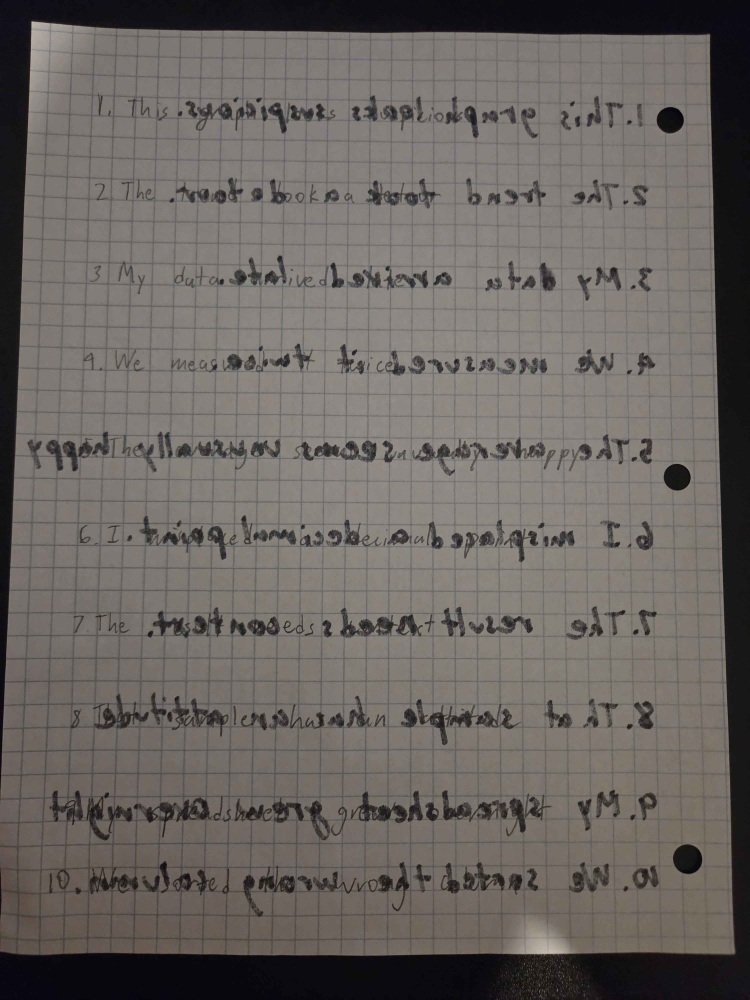
#> input picture bleed/samples/pencil-sheet08/front.jpg, 3000 x 4000 px (shown at 1/4 size)
$ python synthetic_inks.py   (older library calls are emulated)
#> lines starting #> are read from the running program, lines starting #| are printed output that depends on the picture
### bleed/remove_bleed.py
"""Paired bleed removal following Rowley-Brooke et al. (CVPR 2013).

One pipeline: register -> detrend -> joint histogram MRF -> components -> restore.
See bleed/README.md for an overview and limits.
"""
import argparse
import hashlib
import json
import time
from pathlib import Path

import cv2
import numpy as np
from PIL import Image, ImageOps
from scipy import ndimage, sparse

BG, FRONT, BACK, BOTH = range(4)


def read_image(path, max_side):
#> called with max_side = 6000
    image = np.array(ImageOps.exif_transpose(Image.open(path)).convert('RGB'))
#> image is the input picture: shape (4000, 3000, 3); mean R, G, B 106.6, 101.5, 97.6
    scale = min(1, max_side / max(image.shape[:2]))
    return cv2.resize(image, None, fx=scale, fy=scale, interpolation=cv2.INTER_AREA)


def _register(front, back, already_mirrored=False):
    """Map reverse to front coordinates; reject weak or collapsed registrations."""
    if not already_mirrored:
        back = back[:, ::-1].copy()
    sift = cv2.SIFT_create(nfeatures=12000)
    kf, df = sift.detectAndCompute(cv2.cvtColor(front, cv2.COLOR_RGB2GRAY), None)
    kb, db = sift.detectAndCompute(cv2.cvtColor(back, cv2.COLOR_RGB2GRAY), None)
    if df is None or db is None:
        raise ValueError('Insufficient features for registration.')
    good = [m for pair in cv2.BFMatcher().knnMatch(db, df, k=2)
            if len(pair) == 2 for m, n in [pair] if m.distance < .7 * n.distance]
    if len(good) < 12:
        raise ValueError('Too few distinctive front/back matches.')
    src = np.float32([kb[m.queryIdx].pt for m in good])
    dst = np.float32([kf[m.trainIdx].pt for m in good])
    H, inliers = cv2.findHomography(src, dst, cv2.RANSAC, 3)
    if H is None or inliers.sum() < 20 or inliers.mean() < .25:
        raise ValueError('Unreliable registration; do not use reverse-side guidance.')
    selected = inliers.ravel().astype(bool)
    error = np.linalg.norm(cv2.perspectiveTransform(src[:, None], H)[:, 0] - dst, axis=1)
    h, w = front.shape[:2]
    span = np.ptp(dst[selected], axis=0) / [w, h]
    if min(span) < .4 or np.median(error[selected]) > 2:
        raise ValueError('Registration lacks page coverage or accuracy.')
    aligned = cv2.warpPerspective(back, H, (w, h), borderValue=(255, 255, 255))
    valid = cv2.warpPerspective(np.ones(back.shape[:2], np.uint8), H, (w, h), flags=cv2.INTER_NEAREST) > 0
    return aligned, valid, dict(homography=H.tolist(), matches=len(good), inliers=int(selected.sum()),
                               median_error_pixels=float(np.median(error[selected])), coverage=span.tolist())


def register(front, back, already_mirrored=False):
    """Try native matching, then wider-context features at 1600 pixels."""
    try:
        return _register(front, back, already_mirrored)
    except ValueError:
        if max(front.shape[:2]) <= 1600:
            raise
    # [5 lines left out: function reduced, not called in this run]
    # Mirror before resizing so pixel-center rounding cannot change mirror geometry.
    source = back if already_mirrored else back[:, ::-1].copy()
    f, sf = reduced(front)
    b, sb = reduced(source)
    _, _, report = _register(f, b, True)
    H = np.linalg.inv(sf) @ np.array(report['homography']) @ sb
    h, w = front.shape[:2]
    aligned = cv2.warpPerspective(source, H, (w, h), borderValue=(255,255,255))
    valid = cv2.warpPerspective(np.ones(source.shape[:2], np.uint8), H, (w,h), flags=cv2.INTER_NEAREST) > 0
    report.update(homography=H.tolist(), feature_max_side=1600,
                  error_coordinate_system='reduced feature image',
                  median_error_full_resolution_pixels=report['median_error_pixels']/min(sf[0,0],sf[1,1]))
    return aligned, valid, report


# [20 lines left out: function detrend, not called in this run]


TABLE1 = np.array([[.66, .00065, .0069, .00013],      # Rowley-Brooke et al. 2013, Table 1:
                   [.0065, .13, .0001, .0022],         # likelihood of co-occurrence of labels
                   [.0069, .0001, .13, .0021],         # rows l_x, columns l_y, order
                   [.00013, .0022, .0021, .046]])      # bgbg, fgbl, blfg, fgfg


# [82 lines left out: function classify, not called in this run]


def mrf_energy(unary, edges, pair_cost, alpha, labels):
    return float(unary[np.arange(len(labels)), labels].sum() +
                 alpha*pair_cost[labels[edges.row], labels[edges.col]].sum())


# [290 lines left out: functions alpha_expansion, refine, background_plate, criminisi_inpaint, exemplar_plate, blend_restore and 4 more, not called in this run]


# [11 lines that do not run on import are left out]

### bleed/recover_overlap.py
"""Overlap-preserving bleed removal: Rowley-Brooke pipeline + bleed/pencil decomposition.

Adaptation of the proposal's classical branch (Sec. 4.3, Fig. 4). The paper's
stages are kept: mirror + align, classify interference from the joint front/back
intensities (Sec. 3.2.1), connected-component refinement (3.2.2), and restoration
from background paper (3.3). Two changes target pencil retention:

1. Dense registration refinement. A tile-wise normalized cross-correlation field
   on the ink maps corrects residual paper warp that the global homography leaves
   (several pixels, comparable to stroke width).
2. Overlap decomposition instead of whole-region replacement. Inside the
   interference region, front optical density is modelled as

       d_front(x) = a(x) * m_back(x) + p(x),   p >= 0,

   where m_back is the registered reverse-ink map, a(x) is a smooth bleed gain
   (ink penetration varies stroke by stroke), and p is front-side pencil. We solve

       min_{a, p>=0}  sum (d_front - a m_back - p)^2 + sum lam(x) p + smooth(a)

   by alternating minimization: a is a Gaussian-weighted least-squares fit given
   p, and p is the proximal step of the sparsity penalty given a (non-negative
   soft threshold for L1, hard threshold for L0; L0 keeps pencil density unbiased). lam(x) increases with the
   reverse-ink density and its edge strength, where model noise is larger.
   Restored overlap pixels are paper * exp(-p), so pencil seen through or around
   the bleed is kept at its observed density, not redrawn.

Pixels outside the interference region (front-only pencil, background) are
copied from the input unchanged. No learned model, transcription or line boxes
are used during restoration.
"""
import argparse
import json
import time
from pathlib import Path

import cv2
import numpy as np
from PIL import Image
from scipy import ndimage

from remove_bleed import (BACK, BOTH, classify, detrend, exemplar_plate, page_mask,
                          read_image, refine, register)

# Selected by bleed/tune_overlap.py (coordinate search on the tune half; see
# bleed/results/pencil-sheet08-overlap/tuning.json). Hand-set starting values are
# tune_overlap.INITIAL.
DEFAULTS = dict(
    back_floor=0.25,     # reverse density below this is paper/grid, not ink
    back_span=3.5,       # density range mapped to m_back; large span keeps Sharpie-core variation unclipped
    back_sigma=2.5,      # paper diffusion blur applied to the reverse map
    gain_sigma=1.5,      # spatial scale of the bleed gain a(x), pixels
    lam0=0.15,           # base sparsity weight on pencil density
    lam_ink=0.5,        # extra weight proportional to m_back
    lam_edge=0.0,        # extra weight at reverse-ink edges (registration slack)
    iterations=6,
    region_dilate=5,     # pixels around interference that are re-estimated
    hyst_low=0.0,        # weak-residual threshold for stroke continuity (0 = off)
    min_area=700,        # drop isolated confident components smaller than this
    texture_k=0,         # >0: non-local patch prediction of bleed texture (Deck 13 NLM), k neighbours
    texture_h=0.3,       # NLM bandwidth on back-density patch distance
    texture_gain=1.0,    # shrink toward the smooth model (<1)
    lam_var=0.0,         # adaptive threshold: + lam_var * local residual std (Deck 7 adaptive filter)
    var_sigma=12.0,      # window for the local residual std
    scales=(),           # extra diffusion blur scales for the bleed model (spatially varying PSF)
    ridge=0.01,          # ridge on the multi-scale gain fit
    penalty='l1',        # sparsity penalty on pencil: 'l1' (soft) or 'l0' (hard, unbiased)
    single_resample=False,# compose registration warps, resample once (bicubic); equal within noise
)

# Recognition rendering (render_clean). Set by inspection on this sheet, not by the search.
CLEAN = dict(
    gap_core=1.35,       # reverse density above this = opaque core; pencil there is unknown, not absent
    gap_radius=7,        # Navier-Stokes inpainting radius for the pencil layer in cores
    grid_length=61,      # straight-line opening length that only printed grid survives
    speck_density=0.12, speck_area=30,
    ink_gain=3.0,        # rendered ink = exp(-ink_gain * density) on white
    fill='paths',        # gap filling in opaque cores: 'paths' (evidence-guided), 'diffusion' (NS), 'none'
    path_evidence=0.10,  # min mean residual density along an accepted path (bleed noise median ~0)
    path_tortuosity=1.8, # max path length / chord
    path_max_gap=90,     # max chord length in pixels
    path_radius=0,       # tube half-width; 0 = from the stroke width at the ports
    path_mode='observed',# 'observed': admit only measured residue on the path; 'interp': also fill end densities
    path_floor=0.04,     # observed mode: min residue density admitted on the path
)


# [6 lines left out: function paper_level, not called in this run]


def density(image):
    gray = cv2.cvtColor(image, cv2.COLOR_RGB2GRAY)
    return np.log(paper_level(gray) / np.maximum(gray.astype(np.float32), 1)).astype(np.float32)


# [49 lines left out: functions refine_registration, warp, not called in this run]


def back_map(d_back, params):
    m = np.clip((d_back - params['back_floor']) / params['back_span'], 0, 1).astype(np.float32)
    return cv2.GaussianBlur(m, (0, 0), params['back_sigma']) if params['back_sigma'] > 0 else m


def regressors(m_back, scales):
    """Reverse ink seen through paper at several diffusion scales (spatially varying PSF)."""
    return [m_back] + [cv2.GaussianBlur(m_back, (0, 0), float(sc)) for sc in scales]


# [64 lines left out: functions fit_gains, decompose, not called in this run]


TEXTURE_EXCLUDE = None   # evaluation hook: pixels never used as texture training data


# [67 lines left out: functions predict_texture, stroke_continuity, not called in this run]


def run(front_path, back_path, output, max_side=6000, already_mirrored=False, params=None, save=True):
    params = {**DEFAULTS, **(params or {})}
    start = time.perf_counter(); cv2.setNumThreads(4)
    output = Path(output); output.mkdir(parents=True, exist_ok=True)
    front, back = read_image(front_path, max_side), read_image(back_path, max_side)
#> call 2 of read_image, with max_side = 6000
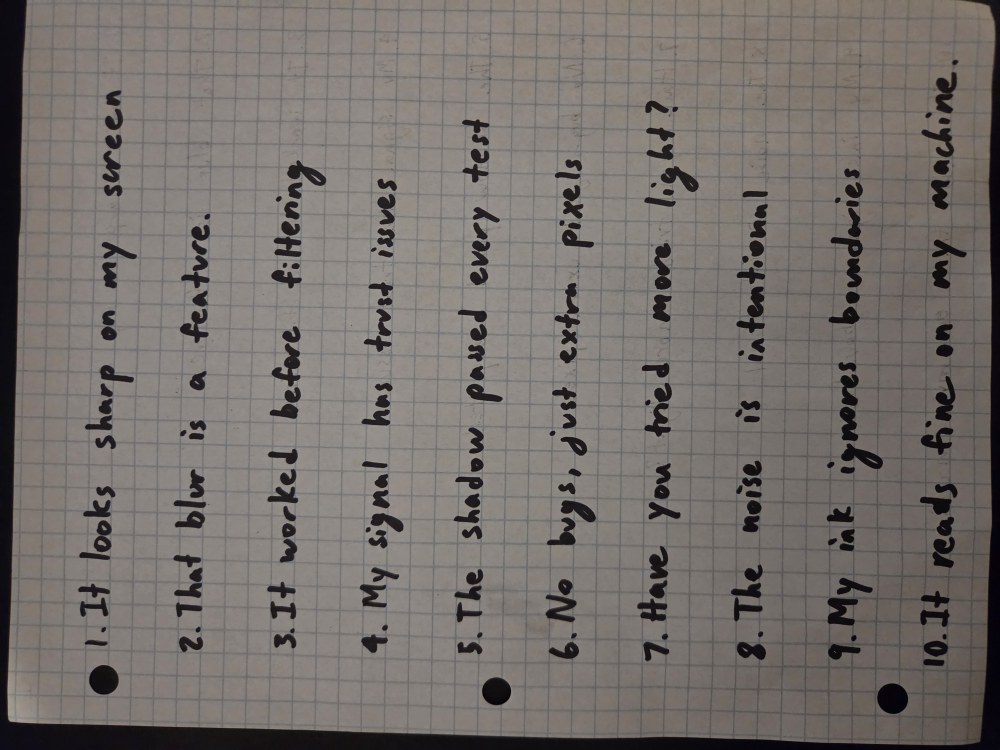
#> input picture bleed/inputs/sheet01/back.jpg, 4000 x 3000 px, found by its file name (shown at 1/4 size)
#> in read_image (call 2), `image = np.array(ImageOps.exif_transpose(Image.open(path)).convert('RG..`:
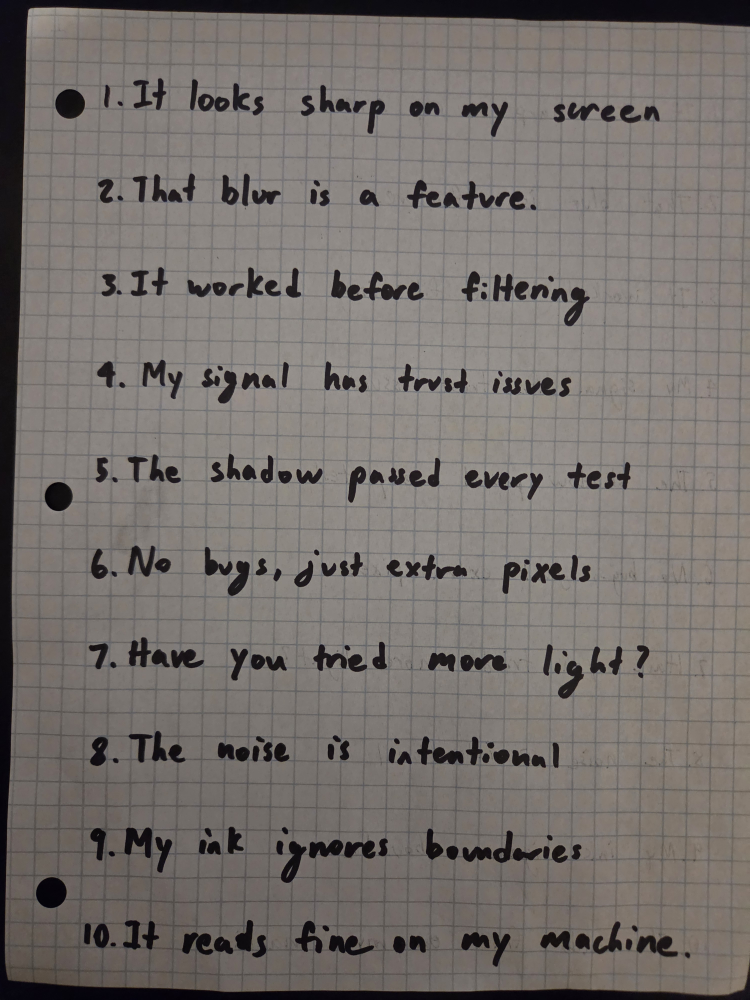
#> image: shape (4000, 3000, 3) (shown at 1/4 size); mean R, G, B 117.6, 112, 108.3
    native = Image.open(front_path).size
#> native = (3000, 4000)
    if max(native) > max_side:
        print(f'warning: front {native} downscaled to max side {max_side}; '
              'untouched pixels match the resized image, not the original file')
    back, valid, registration = register(front, back, already_mirrored)
#> (the rest of the program and of its run is left out)
